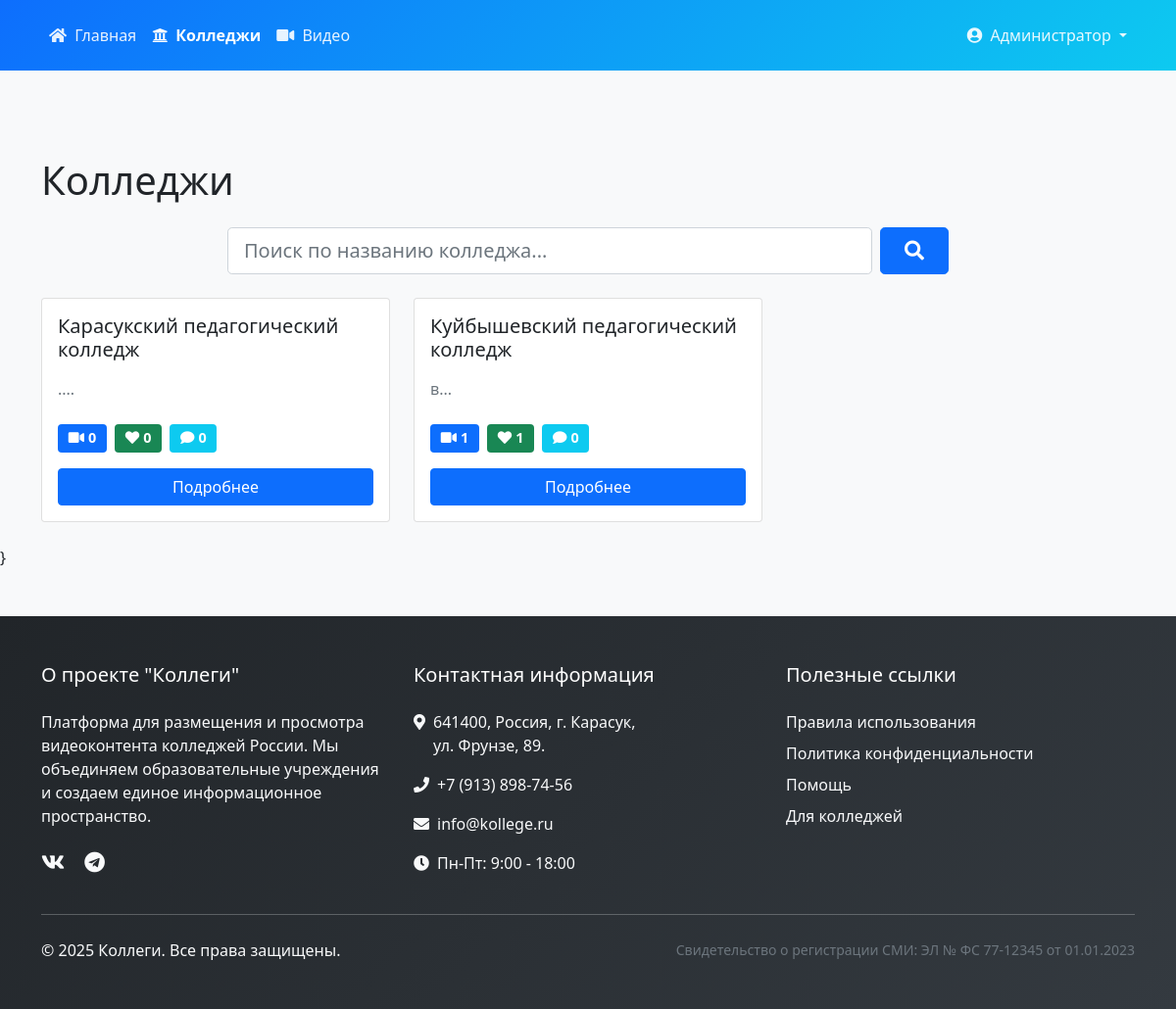
Page /index.php?page=colleges (signed in) on the committed database.
### tables this page shows
CREATE TABLE `users` (
  `id` int(11) NOT NULL,
  `username` varchar(50) NOT NULL,
  `email` varchar(100) NOT NULL,
  `password` varchar(255) NOT NULL,
  `college_name` varchar(100) NOT NULL,
  `description` text DEFAULT NULL,
  `role` enum('admin','college') DEFAULT 'college',
  `created_at` timestamp NOT NULL DEFAULT current_timestamp(),
  `reset_token` varchar(255) DEFAULT NULL,
  `reset_token_expires` timestamp NULL DEFAULT NULL,
  `website` varchar(255) DEFAULT NULL,
  `social_vk` varchar(255) DEFAULT NULL,
  `social_rutube` varchar(255) DEFAULT NULL,
  `profile_image` varchar(255) DEFAULT NULL
);

### pages/colleges/list.php (the view, shortened to what this page needs)
<?php
$search = isset($_GET['search']) ? trim($_GET['search']) : '';
$query = "SELECT u.*,
          COUNT(DISTINCT v.id) as video_count,
          COUNT(DISTINCT vl.id) as total_likes,
          COUNT(DISTINCT vc.id) as total_comments
          FROM users u
          LEFT JOIN videos v ON u.id = v.college_id AND v.status = 'approved'
          LEFT JOIN video_likes vl ON v.id = vl.video_id
          LEFT JOIN video_comments vc ON v.id = vc.video_id
          WHERE u.role = 'college'";
$query .= " GROUP BY u.id ORDER BY u.college_name";
$stmt = $db->prepare($query);
$stmt->execute();
$colleges = $stmt->fetchAll();
?>
<div class="container py-4">
    <h1 class="mb-4">Колледжи</h1>
    <div class="row mb-4">
        <div class="col-md-8 mx-auto">
            <form method="GET" action="index.php" class="d-flex gap-2">
                <input type="text"
                       class="form-control form-control-lg"
                       id="search"
                       name="search"
                       placeholder="Поиск по названию колледжа..."
                       value="<?php echo htmlspecialchars($search); ?>">
                <button type="submit" class="btn btn-primary btn-lg px-4">
                    <i class="fas fa-search"></i>
                </button>
            </form>
        </div>
    </div>
    <?php if (empty($colleges)): ?>
        <div class="alert alert-info">
            <i class="fas fa-info-circle me-2"></i>
            <?php echo empty($search) ? 'Колледжи не найдены.' : 'По вашему запросу ничего не найдено.'; ?>
        </div>
    <?php else: ?>
        <div class="row row-cols-1 row-cols-md-2 row-cols-lg-3 g-4">
            <?php foreach($colleges as $college): ?>
                <div class="col">
                    <div class="card h-100 hover-card">
                        <div class="card-body">
                            <h5 class="card-title"><?php echo htmlspecialchars($college['college_name']); ?></h5>
                            <?php if ($college['description']): ?>
                                <p class="card-text"><?php echo htmlspecialchars(mb_substr($college['description'], 0, 150)) . '...'; ?></p>
                            <?php endif; ?>
                            <div class="d-flex justify-content-between align-items-center mb-3">
                                <div class="btn-group">
                                    <span class="badge bg-primary me-2" title="Видео">
                                        <i class="fas fa-video me-1"></i><?php echo $college['video_count']; ?>
                                    </span>
                                    <span class="badge bg-success me-2" title="Лайки">
                                        <i class="fas fa-heart me-1"></i><?php echo $college['total_likes']; ?>
                                    </span>
                                    <span class="badge bg-info" title="Комментарии">
                                        <i class="fas fa-comment me-1"></i><?php echo $college['total_comments']; ?>
                                    </span>
                                </div>
                            </div>
                            <div class="d-grid">
                                <a href="index.php?page=college&id=<?php echo $college['id']; ?>"
                                   class="btn btn-primary">
                                    Подробнее
                                </a>
                            </div>
                        </div>
                    </div>
                </div>
            <?php endforeach; ?>
        </div>
    <?php endif; ?>
</div>
}

### includes/header.php (style rules this page uses)
body { min-height: 100vh; display: flex; flex-direction: column; background-color: #f8f9fa; }

### pages/colleges/list.php (style rules this page uses)
.hover-card { transition: transform 0.2s, box-shadow 0.2s; }
.badge { font-size: 0.9rem; padding: 0.5em 0.75em; }
.card-title { font-size: 1.25rem; margin-bottom: 1rem; }
.card-text { color: #6c757d; margin-bottom: 1.5rem; display: -webkit-box; -webkit-line-clamp: 3; -webkit-box-orient: vertical; overflow: hidden; }

### rows in the picture
users: college_name "Карасукский педагогический колледж", description ".", video_count "0", total_likes "0", total_comments "0"
users: college_name "Куйбышевский педагогический колледж", description "в", video_count "1", total_likes "1", total_comments "0"

### other values in the picture
$_SESSION['college_name'] "Администратор"
